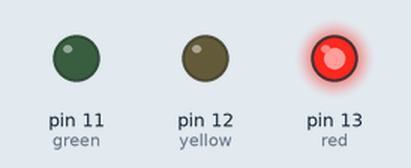
Recording of a sketch running on a simulated Arduino Uno, built with avr-gcc and run on an emulated ATmega328P. On the bench: output pins drawn as LEDs (lit = HIGH).

Above: at 0.5 s.
At 1.5 s:
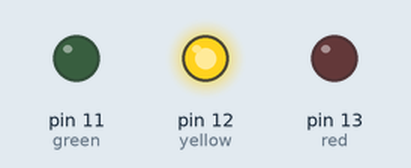
At 5.5 s:
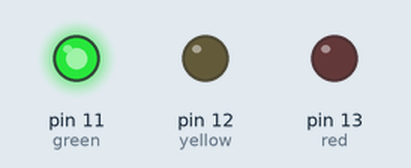
Timing chart, 0 to 6.9 s (numbered marks = the images above):
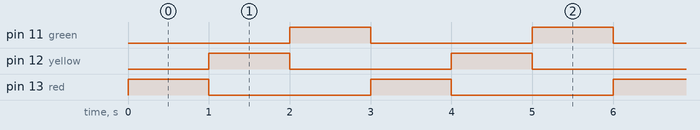

The sketch:

traffic_lights.ino
```cpp
// declaring digital pins to be used
int red = 13;
int yellow = 12;
int green = 11;
int delayTime = 1000; // time in ms

void setup() {
  // declaring Read/Write Modes for Pins
  pinMode(red, OUTPUT);
  pinMode(yellow, OUTPUT);
  pinMode(green, OUTPUT);
}

void loop() {
  for (int i=0; i<5; i++) {
    digitalWrite(red, 1); // red light glows
    delay(delayTime); // providing 1 sec delay
    digitalWrite(red, 0); // red stops glowing

    digitalWrite(yellow, 1);
    delay(delayTime);
    digitalWrite(yellow, 0);

    digitalWrite(green, 1);
    delay(delayTime);
    digitalWrite(green, 0);
  }
}
```

Measured:
- by itself, pin 11 (green), pin 12 (yellow), pin 13 (red): alternates HIGH for 1.0 s and LOW for 2.0 s
- by itself, everything shown: repeats every 15.0 s, in 16 steps
